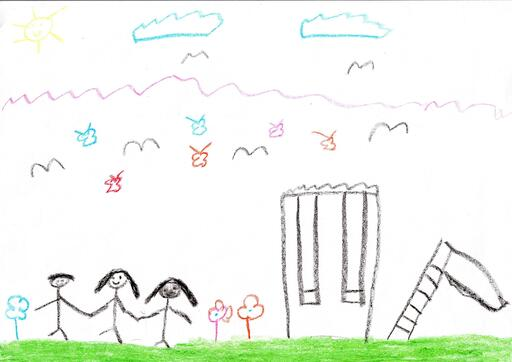
#> input picture Dataset/Images/Education/test/Primary/102-4B-383-F-H.jpg, 512 x 362 px
$ python -i clinical_extractor.py   (imports and definitions only)   (older library calls are emulated)
#> lines starting #> are read from the running program, lines starting #| are printed output that depends on the picture; after the words box and inside, x2 and y2 are one past the last pixel; in counts of white or black regions, pixels touching at a corner belong together
#> further down, picture is the input picture: PIL image 512x362 RGB; mean R, G, B 240.5, 245.8, 237.9
"""
OpenCV tabanli klinik ozellik cikarimi.

Tek API:
    extract_clinical_features(image_pil) -> (features: np.ndarray[18], validity: np.ndarray[18])

CLI: tum manifest icin batch cikarim.
"""

from __future__ import annotations

import argparse
import sys
from pathlib import Path

import cv2
import numpy as np
import pandas as pd
from PIL import Image
from tqdm import tqdm

from src.features.feature_spec import FEATURE_NAMES, NUM_FEATURES


def _safe(value: float, valid: bool) -> tuple[float, int]:
    if not valid or value is None or not np.isfinite(value):
        return float("nan"), 0
    return float(value), 1


def _foreground_mask(gray: np.ndarray) -> np.ndarray:
    blur = cv2.GaussianBlur(gray, (3, 3), 0)
    th = cv2.adaptiveThreshold(
        blur, 255, cv2.ADAPTIVE_THRESH_GAUSSIAN_C,
        cv2.THRESH_BINARY_INV, 25, 10,
    )
    kernel = np.ones((2, 2), np.uint8)
    th = cv2.morphologyEx(th, cv2.MORPH_OPEN, kernel)
    return th  # 0/255


def _skeleton(mask: np.ndarray) -> np.ndarray:
    img = (mask > 0).astype(np.uint8) * 255
    skel = np.zeros(img.shape, np.uint8)
    element = cv2.getStructuringElement(cv2.MORPH_CROSS, (3, 3))
    while True:
        opened = cv2.morphologyEx(img, cv2.MORPH_OPEN, element)
        temp = cv2.subtract(img, opened)
        eroded = cv2.erode(img, element)
        skel = cv2.bitwise_or(skel, temp)
        img = eroded.copy()
        if cv2.countNonZero(img) == 0:
            break
    return skel


def _endpoint_count(skel: np.ndarray) -> int:
    bin_skel = (skel > 0).astype(np.uint8)
    if bin_skel.sum() == 0:
        return 0
    kernel = np.array([[1, 1, 1], [1, 10, 1], [1, 1, 1]], dtype=np.uint8)
    filtered = cv2.filter2D(bin_skel, ddepth=cv2.CV_16S, kernel=kernel)
    return int(np.sum(filtered == 11))


def extract_clinical_features(image_pil: Image.Image) -> tuple[np.ndarray, np.ndarray]:
    rgb = np.array(image_pil.convert("RGB"))
    h, w = rgb.shape[:2]
    canvas_area = float(h * w) if h * w > 0 else 1.0
    gray = cv2.cvtColor(rgb, cv2.COLOR_RGB2GRAY)
    hsv = cv2.cvtColor(rgb, cv2.COLOR_RGB2HSV)
#> hsv: shape (362, 512, 3); mean H, S, V 29.2, 11.3, 246.6
    fg = _foreground_mask(gray)
#> in _foreground_mask, `th = cv2.adaptiveThreshold( blur, 255, cv2.ADAPTIVE_THRESH_GAUSSIAN_C,..`:
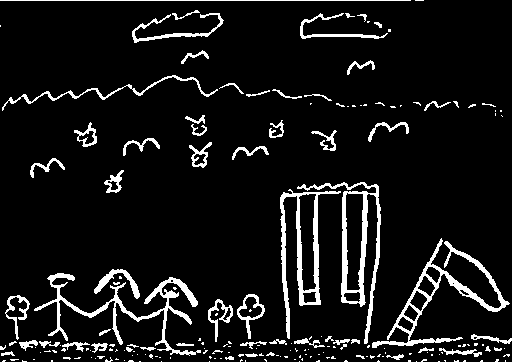
#> th: shape (362, 512); 8.4% white; 199 white regions (141 under 20 px), largest, box (x1, y1, x2, y2) and area: (34, 273, 201, 356) 2058, (297, 182, 381, 344) 2049, (372, 238, 510, 348) 2001
#> in _foreground_mask, `th = cv2.morphologyEx(th, cv2.MORPH_OPEN, kernel)`:
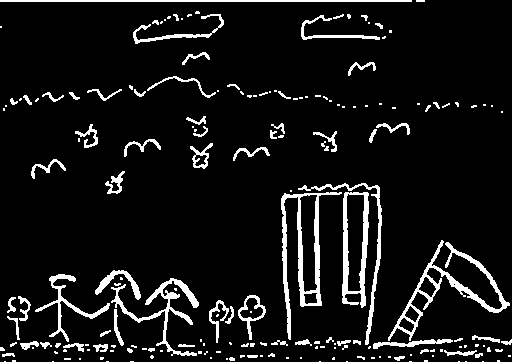
#> th: shape (362, 512); 8.3% white; 196 white regions (121 under 20 px), largest, box (x1, y1, x2, y2) and area: (281, 192, 342, 340) 1800, (388, 240, 510, 341) 1653, (342, 192, 369, 308) 1225
    fg_pixels = int(np.sum(fg > 0))
#> fg_pixels = 15297

    feats: dict[str, tuple[float, int]] = {}

    # 1) global
    fg_area_ratio = fg_pixels / canvas_area
#> fg_area_ratio = 0.0825
    feats["fg_area_ratio"] = _safe(fg_area_ratio, fg_pixels > 0)
    feats["empty_space_ratio"] = _safe(1.0 - fg_area_ratio, fg_pixels > 0)

    # 2) bbox
    if fg_pixels > 0:
        ys, xs = np.where(fg > 0)
#> ys = 15297 values from 0 to 361; xs = 15297 values, max 511 at index 13264, min 0 at index 0, mean 261.7
        bbox_w = xs.max() - xs.min() + 1
#> bbox_w = 512
        bbox_h = ys.max() - ys.min() + 1
#> bbox_h = 362
        feats["bbox_area_ratio"] = _safe(bbox_w * bbox_h / canvas_area, True)
    else:
        feats["bbox_area_ratio"] = (float("nan"), 0)

    # 3) centroid + mass split
    if fg_pixels > 0:
        m = cv2.moments(fg)
#> m = moments, m00 3900735, centre m10/m00, m01/m00 = (261.7, 228.2)
        if m["m00"] > 0:
            cx = m["m10"] / m["m00"]
#> cx = 261.7
            cy = m["m01"] / m["m00"]
#> cy = 228.2
            feats["centroid_x_norm"] = _safe(cx / w, True)
            feats["centroid_y_norm"] = _safe(cy / h, True)
            top = int(np.sum(fg[: h // 2] > 0))
#> top = 4452
            bot = int(np.sum(fg[h // 2 :] > 0))
#> bot = 10845
            feats["top_mass_ratio"] = _safe(top / fg_pixels, True)
            feats["bottom_mass_ratio"] = _safe(bot / fg_pixels, True)
        else:
            for k in ("centroid_x_norm", "centroid_y_norm", "top_mass_ratio", "bottom_mass_ratio"):
                feats[k] = (float("nan"), 0)
    else:
        for k in ("centroid_x_norm", "centroid_y_norm", "top_mass_ratio", "bottom_mass_ratio"):
            feats[k] = (float("nan"), 0)

    # 4) stroke darkness (1 - luma) over fg
    if fg_pixels > 0:
        luma_fg = gray[fg > 0].astype(np.float32) / 255.0
#> luma_fg = 15297 values, max 1 at index 495, min 0 at index 7473, mean 0.718
        dark = 1.0 - luma_fg
#> dark = 15297 values, max 1 at index 7473, min 0 at index 495, mean 0.282
        feats["stroke_darkness_mean"] = _safe(float(dark.mean()), True)
        feats["stroke_darkness_std"] = _safe(float(dark.std()), True)
    else:
        feats["stroke_darkness_mean"] = (float("nan"), 0)
        feats["stroke_darkness_std"] = (float("nan"), 0)

    # 5) component count normalized
    if fg_pixels > 0:
        n_labels, _, stats, _ = cv2.connectedComponentsWithStats(fg, connectivity=8)
#> n_labels = 197; stats = 197 rows, first 6: [0, 0, 512, 362, 170047], [0, 0, 412, 2, 824], [416, 0, 9, 2, 18], [195, 11, 5, 3, 13], [173, 14, 6, 7, 23], [187, 14, 5, 3, 11]
        valid_components = max(0, n_labels - 1)
#> valid_components = 196
        norm = canvas_area / 10000.0
        feats["component_count_norm"] = _safe(valid_components / max(norm, 1.0), True)
    else:
        feats["component_count_norm"] = (float("nan"), 0)

    # 6) skeleton break count
    if fg_pixels > 50:
        try:
            skel = _skeleton(fg)
#> after the loop in _skeleton, `while True:`:
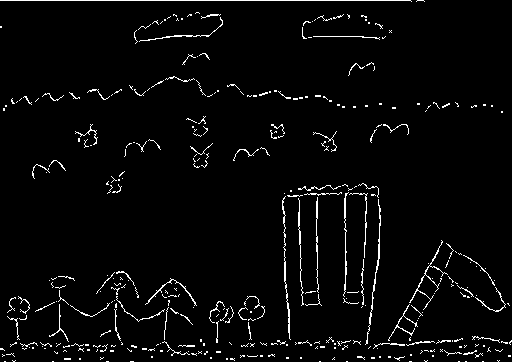
#> skel: shape (362, 512); 3.2% white in thin lines or dots
            endpoints = _endpoint_count(skel)
#> in _endpoint_count, `filtered = cv2.filter2D(bin_skel, ddepth=cv2.CV_16S, kernel=kernel)`:
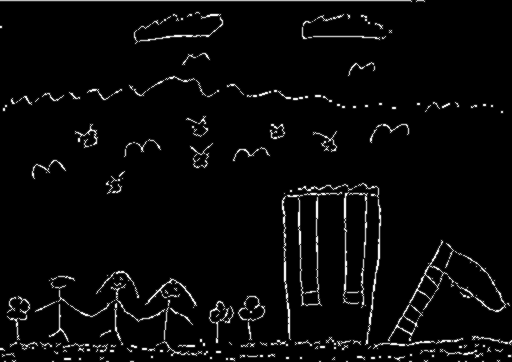
#> filtered: shape (362, 512) int16; min 0, max 16, mean 0.574; drawn with min black and max white
#> endpoints = 563
            norm = canvas_area / 10000.0
            feats["skeleton_break_count_norm"] = _safe(endpoints / max(norm, 1.0), True)
        except Exception:
            feats["skeleton_break_count_norm"] = (float("nan"), 0)
    else:
        feats["skeleton_break_count_norm"] = (float("nan"), 0)

    # 7) shading ratio: yogun koyu komsuluk
    if fg_pixels > 0:
        dark_mask = (gray < 80).astype(np.uint8) * 255
#> dark_mask: shape (362, 512); 0.51% white in thin lines or dots, all inside (x1, y1, x2, y2) = (40, 125, 508, 348)
        dark_dense = cv2.morphologyEx(dark_mask, cv2.MORPH_CLOSE, np.ones((5, 5), np.uint8))
#> dark_dense: shape (362, 512); 0.69% white; 109 white regions (101 under 20 px), largest, box (x1, y1, x2, y2) and area: (147, 279, 197, 306) 377, (96, 270, 139, 298) 236, (469, 292, 499, 311) 78
        intersect = cv2.bitwise_and(dark_dense, fg)
#> intersect: shape (362, 512); 0.62% white; 110 white regions (102 under 20 px), largest, box (x1, y1, x2, y2) and area: (147, 279, 197, 306) 319, (96, 271, 139, 298) 217, (469, 292, 499, 311) 78
        feats["shading_ratio"] = _safe(int(np.sum(intersect > 0)) / float(fg_pixels), True)
    else:
        feats["shading_ratio"] = (float("nan"), 0)

    # 8) renk metrikleri (HSV)
    sat = hsv[:, :, 1]
    val = hsv[:, :, 2]
    colored_mask = (sat > 40).astype(np.uint8)
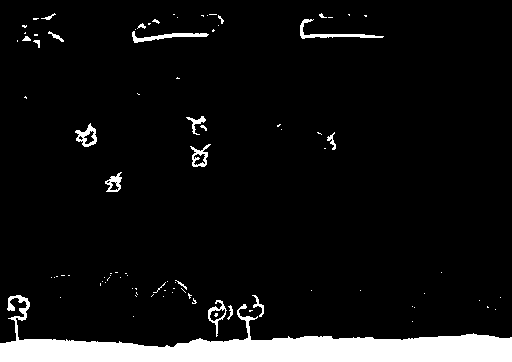
#> colored_mask: shape (362, 512); values 0 (black) and 1 (white), 7.7% white; 91 white regions (72 under 20 px), largest, box (x1, y1, x2, y2) and area: (0, 295, 512, 362) 12008, (300, 19, 384, 39) 336, (132, 31, 209, 43) 321
    colored_count = int(colored_mask.sum())
#> colored_count = 14239
    if colored_count > 50:
        hue = hsv[:, :, 0]
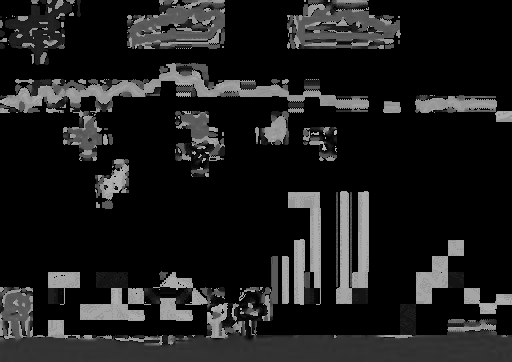
#> hue: shape (362, 512); min 0, max 179, mean 29.2
        hue_colored = hue[colored_mask > 0]
#> hue_colored = 14239 values, max 179 at index 1187, min 0 at index 1211, mean 55.6
        bins = np.bincount(hue_colored // 10, minlength=18)
#> bins = 18 values, max 7871 at index 5, min 0 at index 11, mean 791.1
        unique_h = int((bins > (colored_count * 0.005)).sum())
#> unique_h = 9
        feats["unique_hue_count"] = _safe(float(unique_h), True)
        warm = ((hue_colored < 30) | (hue_colored > 150)).sum()
#> warm = 1051
        feats["warm_ratio"] = _safe(float(warm) / colored_count, True)
    else:
        feats["unique_hue_count"] = (float("nan"), 0)
        feats["warm_ratio"] = (float("nan"), 0)

    dark_color = ((val < 70)).astype(np.uint8)
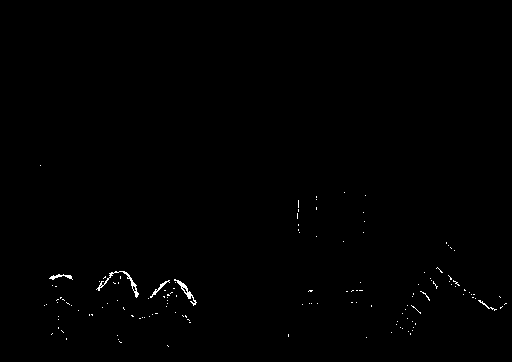
#> dark_color: shape (362, 512); values 0 (black) and 1 (white), 0.39% white in thin lines or dots, all inside (x1, y1, x2, y2) = (40, 165, 507, 347)
    feats["dark_color_ratio"] = _safe(float(dark_color.sum()) / canvas_area, True)

    # 9) acisallik (contour bazli)
    contours, _ = cv2.findContours(fg, cv2.RETR_EXTERNAL, cv2.CHAIN_APPROX_NONE)
#> contours = 195 contours, 142 with area under 20; largest, box (x1, y1, x2, y2) and area: (281, 192, 342, 340) 2806, (342, 192, 369, 308) 2433, (388, 240, 510, 341) 1738, (111, 278, 199, 356) 904, (298, 183, 382, 345) 566
    big_contours = [c for c in contours if cv2.contourArea(c) > 50]
#> big_contours = 32 contours; largest, box (x1, y1, x2, y2) and area: (281, 192, 342, 340) 2806, (342, 192, 369, 308) 2433, (388, 240, 510, 341) 1738, (111, 278, 199, 356) 904, (298, 183, 382, 345) 566
    if big_contours:
        sharp_total = 0
        total_pts = 0
        for c in big_contours:
            approx = cv2.approxPolyDP(c, epsilon=0.01 * cv2.arcLength(c, True), closed=True)
            if len(approx) < 3:
                continue
            pts = approx.reshape(-1, 2)
            for i in range(len(pts)):
                a = pts[i - 1]
                b = pts[i]
                d = pts[(i + 1) % len(pts)]
                v1 = a - b
                v2 = d - b
                n1 = np.linalg.norm(v1)
                n2 = np.linalg.norm(v2)
                if n1 == 0 or n2 == 0:
                    continue
                cosang = float(np.dot(v1, v2) / (n1 * n2))
                cosang = max(-1.0, min(1.0, cosang))
                ang = np.degrees(np.arccos(cosang))
                total_pts += 1
                if ang < 70:  # keskin koşe
                    sharp_total += 1
#> this loop made 32 passes
#> approx on pass 32: [[0, 0], [411, 1]]
#> after the loop, sharp_total = 73; total_pts = 484
        if total_pts > 0:
            feats["sharp_angle_ratio"] = _safe(sharp_total / total_pts, True)
        else:
            feats["sharp_angle_ratio"] = (float("nan"), 0)
    else:
        feats["sharp_angle_ratio"] = (float("nan"), 0)

    # 10) dominant orientation (PCA)
    if fg_pixels > 100:
        ys, xs = np.where(fg > 0)
        coords = np.stack([xs, ys], axis=1).astype(np.float32)
#> coords = 15297 pairs, first value 0 to 511, second value 0 to 361
        coords -= coords.mean(axis=0)
#> coords = 15297 pairs, first value -261.7 to 249.3, second value -228.2 to 132.8
        cov = np.cov(coords, rowvar=False)
#> cov = [[17454.9, 1465.9], [1465.9, 11798.3]]
        try:
            evals, evecs = np.linalg.eigh(cov)
#> evals = [11441, 17812.2]; evecs = [[0.237, -0.972], [-0.972, -0.237]]
            principal = evecs[:, np.argmax(evals)]
#> principal = [-0.972, -0.237]
            angle = np.degrees(np.arctan2(principal[1], principal[0]))
#> angle = -166.3
            angle_abs = abs(((angle + 90) % 180) - 90) / 90.0  # [0,1]
#> angle_abs = 0.152
            feats["dominant_orientation_abs"] = _safe(angle_abs, True)
        except Exception:
            feats["dominant_orientation_abs"] = (float("nan"), 0)
    else:
        feats["dominant_orientation_abs"] = (float("nan"), 0)

    # 11) figure_integrity_proxy: bicim butunlugu kompoziti
    if fg_pixels > 0 and feats["component_count_norm"][1] == 1:
        comp_norm = feats["component_count_norm"][0]
#> comp_norm = 10.57
        # az parca + makul alan = bütünluk yuksek
        size_score = min(fg_area_ratio * 4.0, 1.0)
#> size_score = 0.33
        comp_score = max(0.0, 1.0 - min(comp_norm / 10.0, 1.0))
#> comp_score = 0
        integrity = 0.5 * size_score + 0.5 * comp_score
#> integrity = 0.165
        feats["figure_integrity_proxy"] = _safe(integrity, True)
    else:
        feats["figure_integrity_proxy"] = (float("nan"), 0)

    values = np.zeros(NUM_FEATURES, dtype=np.float32)
    valids = np.zeros(NUM_FEATURES, dtype=np.float32)
    for i, name in enumerate(FEATURE_NAMES):
        v, ok = feats.get(name, (float("nan"), 0))
        if ok:
            values[i] = v
            valids[i] = 1.0
        else:
            values[i] = 0.0  # NaN yerine 0; validity zaten 0
            valids[i] = 0.0
#> this loop made 18 passes
#> v on passes 1 to 8: 0.0825, 0.917, 1, 0.511, 0.63, 0.291, 0.709, 0.282
#> after the loop, valids = 18 values from 1 to 1; values = 18 values, max 30.38 at index 10, min 0.00392 at index 14, mean 3.07
    return values, valids


# [39 lines left out: functions _row_for, main, not called in this run]


# [2 lines not run here, left out]

>>> from PIL import Image
>>> picture = Image.open('../../Dataset/Images/Education/test/Primary/102-4B-383-F-H.jpg')
>>> result = extract_clinical_features(picture)

$ run again, on Dataset/Images/Education/test/Primary/110-4G-993-M-S.jpg
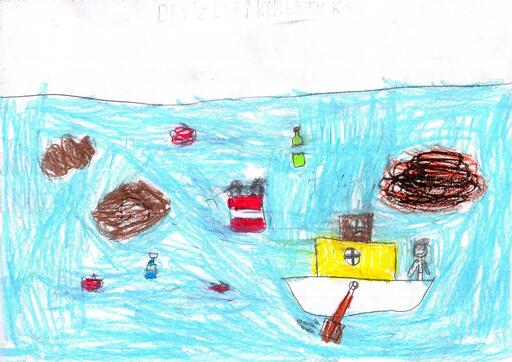
#> input picture Dataset/Images/Education/test/Primary/110-4G-993-M-S.jpg, 512 x 362 px
#> picture is the input picture: PIL image 512x362 RGB; mean R, G, B 191.3, 229.3, 230.1
#> hsv: shape (362, 512, 3); mean H, S, V 66.7, 60.5, 237.6
#> in _foreground_mask, `th = cv2.morphologyEx(th, cv2.MORPH_OPEN, kernel)`:
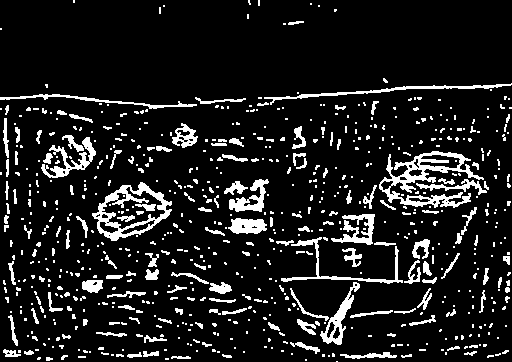
#> th: shape (362, 512); 11.6% white; 704 white regions (542 under 20 px), largest, box (x1, y1, x2, y2) and area: (379, 151, 484, 208) 1925, (92, 182, 172, 241) 1434, (264, 83, 512, 105) 720
#> fg_pixels = 21441
#> fg_area_ratio = 0.116
#> bbox_w = 512
#> bbox_h = 362
#> m = moments, m00 5467455, centre m10/m00, m01/m00 = (257, 220)
#> cx = 257
#> cy = 220
#> top = 6764
#> bot = 14677
#> n_labels = 705; stats = 705 rows, first 6: [0, 0, 512, 362, 163903], [73, 0, 2, 3, 6], [248, 0, 3, 5, 10], [258, 0, 2, 6, 12], [310, 3, 2, 2, 4], [163, 5, 2, 2, 4]
#> valid_components = 704
#> bin_skel: shape (362, 512); values 0 (black) and 1 (white), 5.1% white in thin lines or dots
#> endpoints = 1261
#> dark_mask: shape (362, 512); 2% white; 240 white regions (229 under 20 px), largest, box (x1, y1, x2, y2) and area: (380, 151, 481, 207) 2435, (228, 198, 255, 210) 119, (236, 219, 262, 227) 99
#> dark_dense: shape (362, 512); 3.5% white; 43 white regions (30 under 20 px), largest, box (x1, y1, x2, y2) and area: (380, 151, 481, 211) 3934, (104, 187, 160, 225) 735, (228, 180, 263, 210) 452
#> intersect: shape (362, 512); 2.1% white; 78 white regions (55 under 20 px), largest, box (x1, y1, x2, y2) and area: (382, 151, 478, 208) 1626, (229, 180, 263, 210) 326, (416, 179, 481, 192) 269
#> colored_mask: shape (362, 512); values 0 (black) and 1 (white), 62.2% white; 445 black regions (313 under 20 px), largest, box (x1, y1, x2, y2) and area: (0, 0, 512, 118) 48926, (285, 230, 439, 347) 4995, (377, 133, 489, 214) 1187
#> colored_count = 115210
#> bins = 18 values, max 87720 at index 9, min 41 at index 12, mean 6400.6
#> unique_h = 8
#> warm = 13972
#> in extract_clinical_features, `dark_color = ((val < 70)).astype(np.uint8)`:
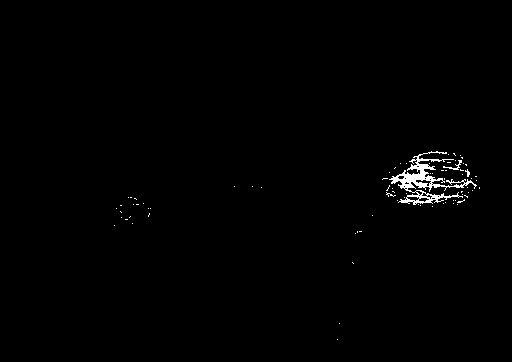
#> dark_color: shape (362, 512); values 0 (black) and 1 (white), 0.77% white; 78 white regions (75 under 20 px)
#> contours = 694 contours, 596 with area under 20; largest, box (x1, y1, x2, y2) and area: (92, 182, 172, 241) 2820, (379, 151, 484, 208) 2105, (320, 282, 360, 345) 652, (41, 137, 96, 178) 526, (229, 179, 269, 212) 518
#> big_contours = 42 contours; largest, box (x1, y1, x2, y2) and area: (92, 182, 172, 241) 2820, (379, 151, 484, 208) 2105, (320, 282, 360, 345) 652, (41, 137, 96, 178) 526, (229, 179, 269, 212) 518
#> the loop in extract_clinical_features, `for c in big_contours:` made 42 passes
#> pts on pass 42: [[511, 83], [264, 98], [271, 104]]
#> after the loop in extract_clinical_features, `for c in big_contours:`: sharp_total = 107; total_pts = 674
#> in extract_clinical_features, `coords = np.stack([xs, ys], axis=1).astype(np.float32)`: coords = 21441 pairs, first value 0 to 511, second value 0 to 361
#> in extract_clinical_features, `coords -= coords.mean(axis=0)`: coords = 21441 pairs, first value -257 to 254, second value -220 to 141
#> cov = [[21261.8, -143], [-143, 5611.1]]
#> evals = [5609.8, 21263.1]; evecs = [[-0.00914, -1], [-1, 0.00914]]
#> principal = [-1, 0.00914]
#> angle = 179.5
#> angle_abs = 0.00582
#> comp_norm = 37.98
#> size_score = 0.463
#> comp_score = 0
#> integrity = 0.231
#> the loop in extract_clinical_features, `for i, name in enumerate(FEATURE_NAMES):` made 18 passes
#> v on passes 1 to 8: 0.116, 0.884, 1, 0.502, 0.608, 0.315, 0.685, 0.37
#> after the loop in extract_clinical_features, `for i, name in enumerate(FEATURE_NAMES):`: valids = 18 values from 1 to 1; values = 18 values, max 68.04 at index 10, min 0.00582 at index 16, mean 6.64
